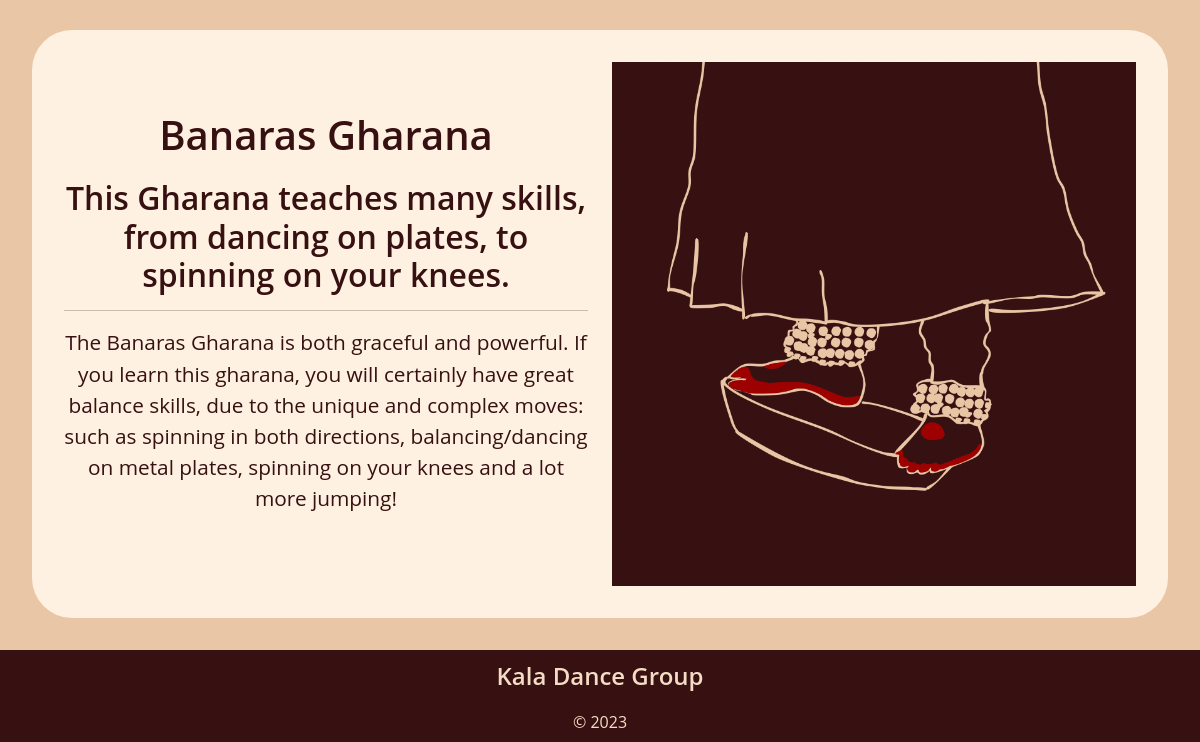
Before: /classes (lower part) with the older database file.
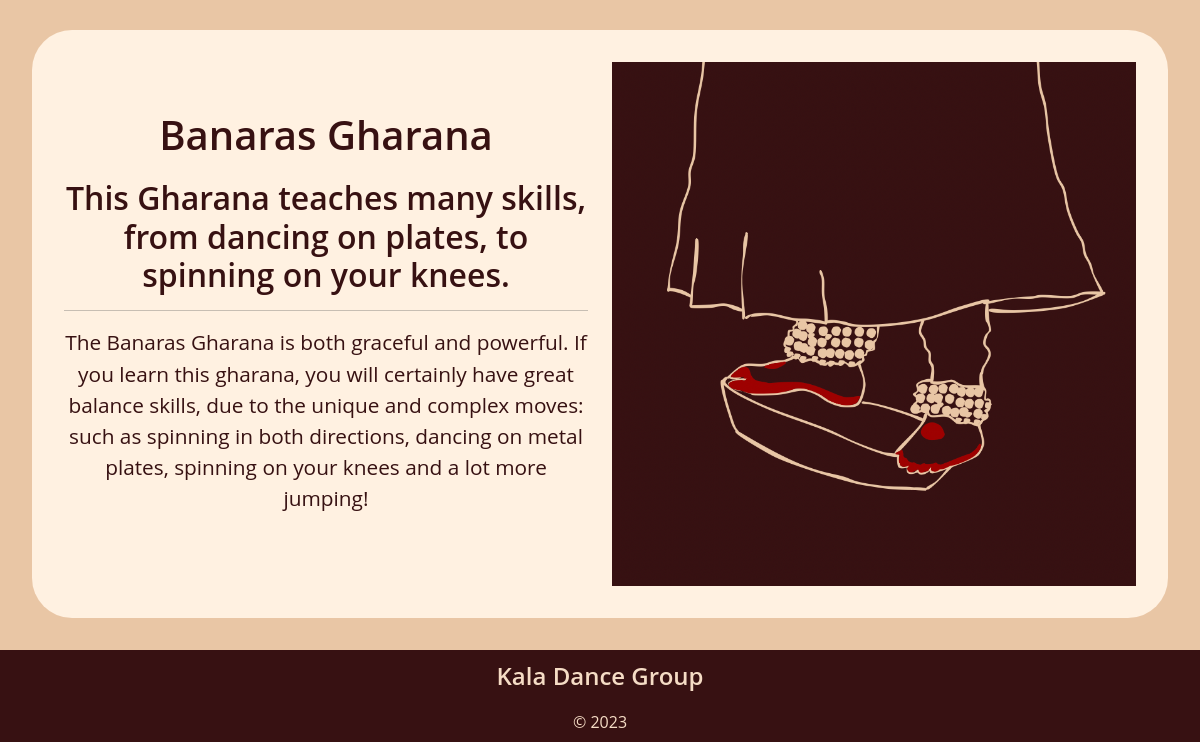
After: the same page with the newer database file.
### tables this page shows
CREATE TABLE classes(
    class_id integer primary key autoincrement,
    class_title text not null unique,
    class_subtitle text not null unique,
    class_description text not null unique
);

### server.py (the view)
@app.route('/classes')
def classes():
    sql = """ select c.class_id, c.class_title, c.class_subtitle, c.class_description
     from classes c
     order by c.class_title desc;
     """
    result = run_search_query_tuples(sql, (), db_path, True)
    print(result)
    return render_template("classes.html", classes=result)

### db_function.py (called while the page is built)
def run_search_query_tuples(sql_query,values_tuple, file_path, rowfactory=False):
    result = None
    try:
        db = sqlite3.connect(file_path)
        if rowfactory:
            db.row_factory = sqlite3.Row
        cursor = db.cursor()
        cursor.execute(sql_query,values_tuple)
        result = cursor.fetchall()
        cursor.close()
    except sqlite3.Error as error:
        print("Error running search query tuples: {}".format(error))
        return None
    db.close()
    if result is None:
        print("No search values were found")
    return result

### templates/classes.html (shortened to what this page needs)
{% extends "layout.html" %}
{% block content %}
{% for row in classes %}
<div class="container_round">
    <div class="row align-items-center">
       <div class="col-lg-6">
           <h2>{{ row['class_title'] }}</h2>
            <h3>{{ row['class_subtitle'] }}</h3>
            <hr>
            <p class="big-text">{{ row['class_description'] }}</p>
           <br>
       </div>
        <div class="col-lg-6">
            {% if row['class_title'] == "Lucknow Gharana" %}
                <img class="img-fluid part-img" src="static/images/Lucknow.jpg" alt="Illustration of a dancer sitting on the ground, with one arm above their head and the other arm near their shoulder">
            {% elif row['class_title'] == "Jaipur Gharana" %}
                <img class="img-fluid part-img" src="static/images/Jaipur.jpg" alt="Illustration of a dancer with one are extended above their head, and the other arm facing downwards towards the ground">
            {% else %}
                <img class="img-fluid part-img" src="static/images/Banaras.jpg" alt="Illustration of a dancer balancing on a plate">
            {% endif %}
        </div>
   </div>
</div>
{% endfor %}
{% endblock %}

### templates/layout.html (shortened to what this page needs)
<!DOCTYPE html>
<html lang="en">
<head>
<link href="https://cdn.jsdelivr.net/npm/bootstrap@5.2.3/dist/css/bootstrap.min.css" rel="stylesheet">
<link rel="stylesheet" href="static/StyleSheet.css">
</head>
<body>
{% block content %}
{% endblock %}
<footer class="container-fluid footer-content">
    <p>Kala Dance Group</p>
    <div>&copy; 2023</div>
</footer>
</body>
</html>

### static/StyleSheet.css (style rules this page uses)
:root { --beige: rgb(233, 198, 165); --almond: rgb(255, 241, 225); --light-beige: rgb(245, 220, 197); --maroon: rgb(55, 17, 18); --light-maroon: rgb(100, 6, 17); }
body { font-family:'Open Sans', sans-serif; font-size: 100%; background-color: var(--beige); }
h2 { font-size: 2.5em; text-align: center; font-weight: 600; padding: 0.3em 0; color: var(--maroon); }
h3 { font-size: 2em; text-align: center; font-weight: 600; margin: 0; color: var(--maroon); }
.container-fluid { padding:0; }
.container_round { background-color: var(--almond); margin: 2em 2em; padding: 2em 2em; border-radius: 40px; }
.part-img { max-width: 100%; display: block; margin:auto; }
.big-text { font-size: 1.3em; text-align: center; font-weight: 500; margin: 0; color: var(--maroon); padding-bottom: 0.5em; }
.footer-content { background-color: var(--maroon); text-align: center; padding: 0.5em 0 0.5em 0; color: var(--light-beige); }
.footer-content p:first-child { font-weight:600; font-size: 1.5em; }

Changed rows visible on the page:
changed classes "Banaras Gharana": class_description "…spinning in both directions, balancing/dancing on metal plates, spinning…" → "…spinning in both directions, dancing on metal plates, spinning…"
